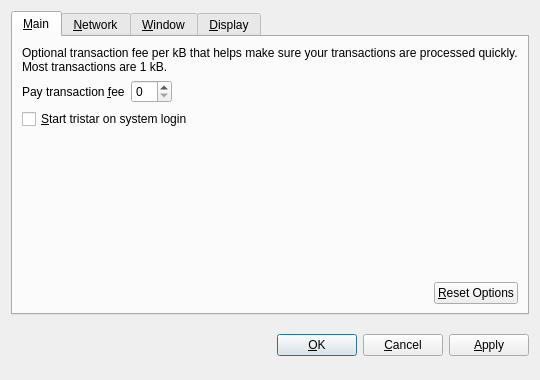
<?xml version="1.0" encoding="UTF-8"?>
<ui version="4.0">
 <class>OptionsDialog</class>
 <widget class="QDialog" name="OptionsDialog">
  <property name="geometry">
   <rect>
    <x>0</x>
    <y>0</y>
    <width>540</width>
    <height>380</height>
   </rect>
  </property>
  <property name="windowTitle">
   <string>Options</string>
  </property>
  <property name="modal">
   <bool>true</bool>
  </property>
  <layout class="QVBoxLayout" name="verticalLayout">
   <item>
    <widget class="QTabWidget" name="tabWidget">
     <property name="tabPosition">
      <enum>QTabWidget::North</enum>
     </property>
     <property name="currentIndex">
      <number>0</number>
     </property>
     <widget class="QWidget" name="tabMain">
      <attribute name="title">
       <string>&amp;Main</string>
      </attribute>
      <layout class="QVBoxLayout" name="verticalLayout_Main">
       <item>
        <widget class="QLabel" name="transactionFeeInfoLabel">
         <property name="text">
          <string>Optional transaction fee per kB that helps make sure your transactions are processed quickly. Most transactions are 1 kB.</string>
         </property>
         <property name="textFormat">
          <enum>Qt::PlainText</enum>
         </property>
         <property name="wordWrap">
          <bool>true</bool>
         </property>
        </widget>
       </item>
       <item>
        <layout class="QHBoxLayout" name="horizontalLayout_1_Main">
         <item>
          <widget class="QLabel" name="transactionFeeLabel">
           <property name="text">
            <string>Pay transaction &amp;fee</string>
           </property>
           <property name="textFormat">
            <enum>Qt::PlainText</enum>
           </property>
           <property name="buddy">
            <cstring>transactionFee</cstring>
           </property>
          </widget>
         </item>
         <item>
          <widget class="BitcoinAmountField" name="transactionFee"/>
         </item>
         <item>
          <spacer name="horizontalSpacer_1_Main">
           <property name="orientation">
            <enum>Qt::Horizontal</enum>
           </property>
           <property name="sizeHint" stdset="0">
            <size>
             <width>40</width>
             <height>20</height>
            </size>
           </property>
          </spacer>
         </item>
        </layout>
       </item>
       <item>
        <widget class="QCheckBox" name="bitcoinAtStartup">
         <property name="toolTip">
          <string>Automatically start tristar after logging in to the system.</string>
         </property>
         <property name="text">
          <string>&amp;Start tristar on system login</string>
         </property>
        </widget>
       </item>
       <item>
        <spacer name="verticalSpacer_Main">
         <property name="orientation">
          <enum>Qt::Vertical</enum>
         </property>
         <property name="sizeHint" stdset="0">
          <size>
           <width>20</width>
           <height>40</height>
          </size>
         </property>
        </spacer>
       </item>
       <item>
        <layout class="QHBoxLayout" name="horizontalLayout_2_Main">
         <item>
          <spacer name="horizontalSpacer_2_Main">
           <property name="orientation">
            <enum>Qt::Horizontal</enum>
           </property>
           <property name="sizeHint" stdset="0">
            <size>
             <width>40</width>
             <height>20</height>
            </size>
           </property>
          </spacer>
         </item>
         <item>
          <widget class="QPushButton" name="resetButton">
           <property name="toolTip">
            <string>Reset all client options to default.</string>
           </property>
           <property name="text">
            <string>&amp;Reset Options</string>
           </property>
           <property name="autoDefault">
            <bool>false</bool>
           </property>
          </widget>
         </item>
        </layout>
       </item>
      </layout>
     </widget>
     <widget class="QWidget" name="tabNetwork">
      <attribute name="title">
       <string>&amp;Network</string>
      </attribute>
      <layout class="QVBoxLayout" name="verticalLayout_Network">
       <item>
        <widget class="QCheckBox" name="mapPortUpnp">
         <property name="toolTip">
          <string>Automatically open the tristar client port on the router. This only works when your router supports UPnP and it is enabled.</string>
         </property>
         <property name="text">
          <string>Map port using &amp;UPnP</string>
         </property>
        </widget>
       </item>
       <item>
        <widget class="QCheckBox" name="connectSocks">
         <property name="toolTip">
          <string>Connect to the tristar network through a SOCKS proxy (e.g. when connecting through Tor).</string>
         </property>
         <property name="text">
          <string>&amp;Connect through SOCKS proxy:</string>
         </property>
        </widget>
       </item>
       <item>
        <layout class="QHBoxLayout" name="horizontalLayout_Network">
         <item>
          <widget class="QLabel" name="proxyIpLabel">
           <property name="text">
            <string>Proxy &amp;IP:</string>
           </property>
           <property name="textFormat">
            <enum>Qt::PlainText</enum>
           </property>
           <property name="buddy">
            <cstring>proxyIp</cstring>
           </property>
          </widget>
         </item>
         <item>
          <widget class="QValidatedLineEdit" name="proxyIp">
           <property name="maximumSize">
            <size>
             <width>140</width>
             <height>16777215</height>
            </size>
           </property>
           <property name="toolTip">
            <string>IP address of the proxy (e.g. 127.0.0.1)</string>
           </property>
          </widget>
         </item>
         <item>
          <widget class="QLabel" name="proxyPortLabel">
           <property name="text">
            <string>&amp;Port:</string>
           </property>
           <property name="textFormat">
            <enum>Qt::PlainText</enum>
           </property>
           <property name="buddy">
            <cstring>proxyPort</cstring>
           </property>
          </widget>
         </item>
         <item>
          <widget class="QLineEdit" name="proxyPort">
           <property name="maximumSize">
            <size>
             <width>55</width>
             <height>16777215</height>
            </size>
           </property>
           <property name="toolTip">
            <string>Port of the proxy (e.g. 9050)</string>
           </property>
          </widget>
         </item>
         <item>
          <widget class="QLabel" name="socksVersionLabel">
           <property name="text">
            <string>SOCKS &amp;Version:</string>
           </property>
           <property name="textFormat">
            <enum>Qt::PlainText</enum>
           </property>
           <property name="buddy">
            <cstring>socksVersion</cstring>
           </property>
          </widget>
         </item>
         <item>
          <widget class="QValueComboBox" name="socksVersion">
           <property name="toolTip">
            <string>SOCKS version of the proxy (e.g. 5)</string>
           </property>
          </widget>
         </item>
         <item>
          <spacer name="horizontalSpacer_Network">
           <property name="orientation">
            <enum>Qt::Horizontal</enum>
           </property>
           <property name="sizeHint" stdset="0">
            <size>
             <width>40</width>
             <height>20</height>
            </size>
           </property>
          </spacer>
         </item>
        </layout>
       </item>
       <item>
        <spacer name="verticalSpacer_Network">
         <property name="orientation">
          <enum>Qt::Vertical</enum>
         </property>
         <property name="sizeHint" stdset="0">
          <size>
           <width>20</width>
           <height>40</height>
          </size>
         </property>
        </spacer>
       </item>
      </layout>
     </widget>
     <widget class="QWidget" name="tabWindow">
      <attribute name="title">
       <string>&amp;Window</string>
      </attribute>
      <layout class="QVBoxLayout" name="verticalLayout_Window">
       <item>
        <widget class="QCheckBox" name="minimizeToTray">
         <property name="toolTip">
          <string>Show only a tray icon after minimizing the window.</string>
         </property>
         <property name="text">
          <string>&amp;Minimize to the tray instead of the taskbar</string>
         </property>
        </widget>
       </item>
       <item>
        <widget class="QCheckBox" name="minimizeOnClose">
         <property name="toolTip">
          <string>Minimize instead of exit the application when the window is closed. When this option is enabled, the application will be closed only after selecting Quit in the menu.</string>
         </property>
         <property name="text">
          <string>M&amp;inimize on close</string>
         </property>
        </widget>
       </item>
       <item>
        <spacer name="verticalSpacer_Window">
         <property name="orientation">
          <enum>Qt::Vertical</enum>
         </property>
         <property name="sizeHint" stdset="0">
          <size>
           <width>20</width>
           <height>40</height>
          </size>
         </property>
        </spacer>
       </item>
      </layout>
     </widget>
     <widget class="QWidget" name="tabDisplay">
      <attribute name="title">
       <string>&amp;Display</string>
      </attribute>
      <layout class="QVBoxLayout" name="verticalLayout_Display">
       <item>
        <layout class="QHBoxLayout" name="horizontalLayout_1_Display">
         <item>
          <widget class="QLabel" name="langLabel">
           <property name="text">
            <string>User Interface &amp;language:</string>
           </property>
           <property name="textFormat">
            <enum>Qt::PlainText</enum>
           </property>
           <property name="buddy">
            <cstring>lang</cstring>
           </property>
          </widget>
         </item>
         <item>
          <widget class="QValueComboBox" name="lang">
           <property name="toolTip">
            <string>The user interface language can be set here. This setting will take effect after restarting tristar.</string>
           </property>
          </widget>
         </item>
        </layout>
       </item>
       <item>
        <layout class="QHBoxLayout" name="horizontalLayout_2_Display">
         <item>
          <widget class="QLabel" name="unitLabel">
           <property name="text">
            <string>&amp;Unit to show amounts in:</string>
           </property>
           <property name="textFormat">
            <enum>Qt::PlainText</enum>
           </property>
           <property name="buddy">
            <cstring>unit</cstring>
           </property>
          </widget>
         </item>
         <item>
          <widget class="QValueComboBox" name="unit">
           <property name="toolTip">
            <string>Choose the default subdivision unit to show in the interface and when sending coins.</string>
           </property>
          </widget>
         </item>
        </layout>
       </item>
       <item>
        <widget class="QCheckBox" name="displayAddresses">
         <property name="toolTip">
          <string>Whether to show tristar addresses in the transaction list or not.</string>
         </property>
         <property name="text">
          <string>&amp;Display addresses in transaction list</string>
         </property>
        </widget>
       </item>
       <item>
        <widget class="QCheckBox" name="coinControlFeatures">
         <property name="toolTip">
          <string>Whether to show coin control features or not.</string>
         </property>
         <property name="text">
          <string>Display coin &amp;control features (experts only!)</string>
         </property>
        </widget>
       </item>
       <item>
        <spacer name="verticalSpacer_Display">
         <property name="orientation">
          <enum>Qt::Vertical</enum>
         </property>
         <property name="sizeHint" stdset="0">
          <size>
           <width>20</width>
           <height>40</height>
          </size>
         </property>
        </spacer>
       </item>
      </layout>
     </widget>
    </widget>
   </item>
   <item>
    <layout class="QHBoxLayout" name="horizontalLayout_Buttons">
     <item>
      <spacer name="horizontalSpacer_1">
       <property name="orientation">
        <enum>Qt::Horizontal</enum>
       </property>
       <property name="sizeHint" stdset="0">
        <size>
         <width>40</width>
         <height>48</height>
        </size>
       </property>
      </spacer>
     </item>
     <item>
      <widget class="QLabel" name="statusLabel">
       <property name="font">
        <font>
         <weight>75</weight>
         <bold>true</bold>
        </font>
       </property>
       <property name="text">
        <string/>
       </property>
       <property name="textFormat">
        <enum>Qt::PlainText</enum>
       </property>
       <property name="wordWrap">
        <bool>true</bool>
       </property>
      </widget>
     </item>
     <item>
      <spacer name="horizontalSpacer_2">
       <property name="orientation">
        <enum>Qt::Horizontal</enum>
       </property>
       <property name="sizeHint" stdset="0">
        <size>
         <width>40</width>
         <height>48</height>
        </size>
       </property>
      </spacer>
     </item>
     <item>
      <widget class="QPushButton" name="okButton">
       <property name="text">
        <string>&amp;OK</string>
       </property>
      </widget>
     </item>
     <item>
      <widget class="QPushButton" name="cancelButton">
       <property name="text">
        <string>&amp;Cancel</string>
       </property>
       <property name="autoDefault">
        <bool>false</bool>
       </property>
      </widget>
     </item>
     <item>
      <widget class="QPushButton" name="applyButton">
       <property name="text">
        <string>&amp;Apply</string>
       </property>
       <property name="autoDefault">
        <bool>false</bool>
       </property>
      </widget>
     </item>
    </layout>
   </item>
  </layout>
 </widget>
 <customwidgets>
  <customwidget>
   <class>BitcoinAmountField</class>
   <extends>QSpinBox</extends>
   <header>bitcoinamountfield.h</header>
  </customwidget>
  <customwidget>
   <class>QValueComboBox</class>
   <extends>QComboBox</extends>
   <header>qvaluecombobox.h</header>
  </customwidget>
  <customwidget>
   <class>QValidatedLineEdit</class>
   <extends>QLineEdit</extends>
   <header>qvalidatedlineedit.h</header>
  </customwidget>
 </customwidgets>
 <resources/>
 <connections/>
</ui>
